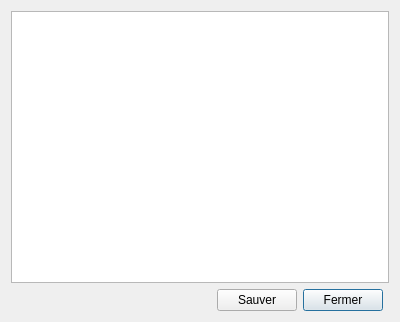
<ui version="4.0" >
 <class>dView</class>
 <widget class="QDialog" name="dView" >
  <property name="geometry" >
   <rect>
    <x>0</x>
    <y>0</y>
    <width>400</width>
    <height>322</height>
   </rect>
  </property>
  <property name="windowTitle" >
   <string>Dialog</string>
  </property>
  <layout class="QGridLayout" name="gridLayout" >
   <item row="0" column="0" colspan="4" >
    <widget class="QTextBrowser" name="view" />
   </item>
   <item row="1" column="0" >
    <spacer name="horizontalSpacer" >
     <property name="orientation" >
      <enum>Qt::Horizontal</enum>
     </property>
     <property name="sizeHint" stdset="0" >
      <size>
       <width>209</width>
       <height>20</height>
      </size>
     </property>
    </spacer>
   </item>
   <item row="1" column="2" >
    <widget class="QPushButton" name="bclose" >
     <property name="text" >
      <string>Fermer</string>
     </property>
    </widget>
   </item>
   <item row="1" column="1" >
    <widget class="QPushButton" name="bsave" >
     <property name="text" >
      <string>Sauver</string>
     </property>
    </widget>
   </item>
  </layout>
  <zorder>view</zorder>
  <zorder>bclose</zorder>
  <zorder>bsave</zorder>
 </widget>
 <resources/>
 <connections/>
</ui>
